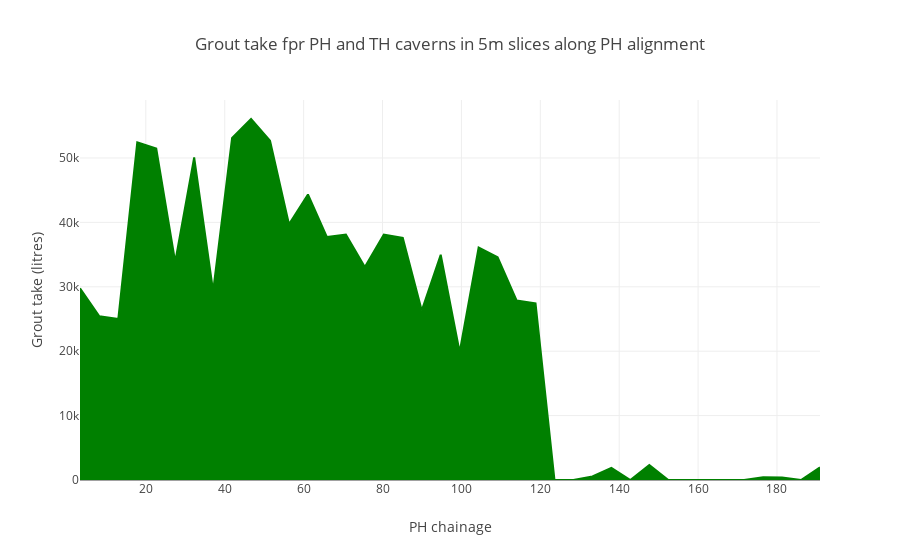

The cell this chart's notebook holds for it:
### Code cell
data = [go.Scatter(
    x=grout2_stat['stat_bins'].tolist(),
    y=grout2_stat['Grout'].tolist(),
    mode='lines',    
    line=dict(color = 'green'),
    fill = "tonexty",
    fillcolor = 'green',
    )]

layout=go.Layout(title="Grout take fpr PH and TH caverns in 5m slices along PH alignment", 
                 xaxis={'title':'PH chainage'},
                 yaxis={'title':'Grout take (litres)'},
                )

figure=go.Figure(data=data,layout=layout)
plotly.offline.iplot(figure)

### Figure 1 — Plotly figure (JSON) as saved in the notebook; plotly's stock layout.template omitted (floating-point values rounded to 4 significant figures)
{"data": [{"fill": "tonexty", "fillcolor": "green", "line": {"color": "green"}, "mode": "lines", "type": "scatter", "x": [3.308, 8.212, 13.02, 17.83, 22.63, 27.44, 32.25, 37.06, 41.86, 46.67, 51.48, 56.29, 61.1, 65.9, 70.71, 75.52, 80.33, 85.13, 89.94, 94.75, 99.56, 104.4, 109.2, 114.0, 118.8, 123.6, 128.4, 133.2, 138.0, 142.8, 147.6, 152.4, 157.2, 162.1, 166.9, 171.7, 176.5, 181.3, 186.1, 190.9], "y": [29775, 25421, 25002, 52415, 51454, 33847, 50077, 29312, 53110, 56053, 52672, 39711, 44332, 37717, 38100.0, 33088, 38113, 37605, 26310, 34980, 19857, 36108, 34587, 27873, 27415, 0, 0, 540, 1880, 0, 2335, 0, 0, 0, 0, 0, 415, 380, 0, 1960]}], "layout": {"title": "Grout take fpr PH and TH caverns in 5m slices along PH alignment", "xaxis": {"title": "PH chainage"}, "yaxis": {"title": "Grout take (litres)"}}}
